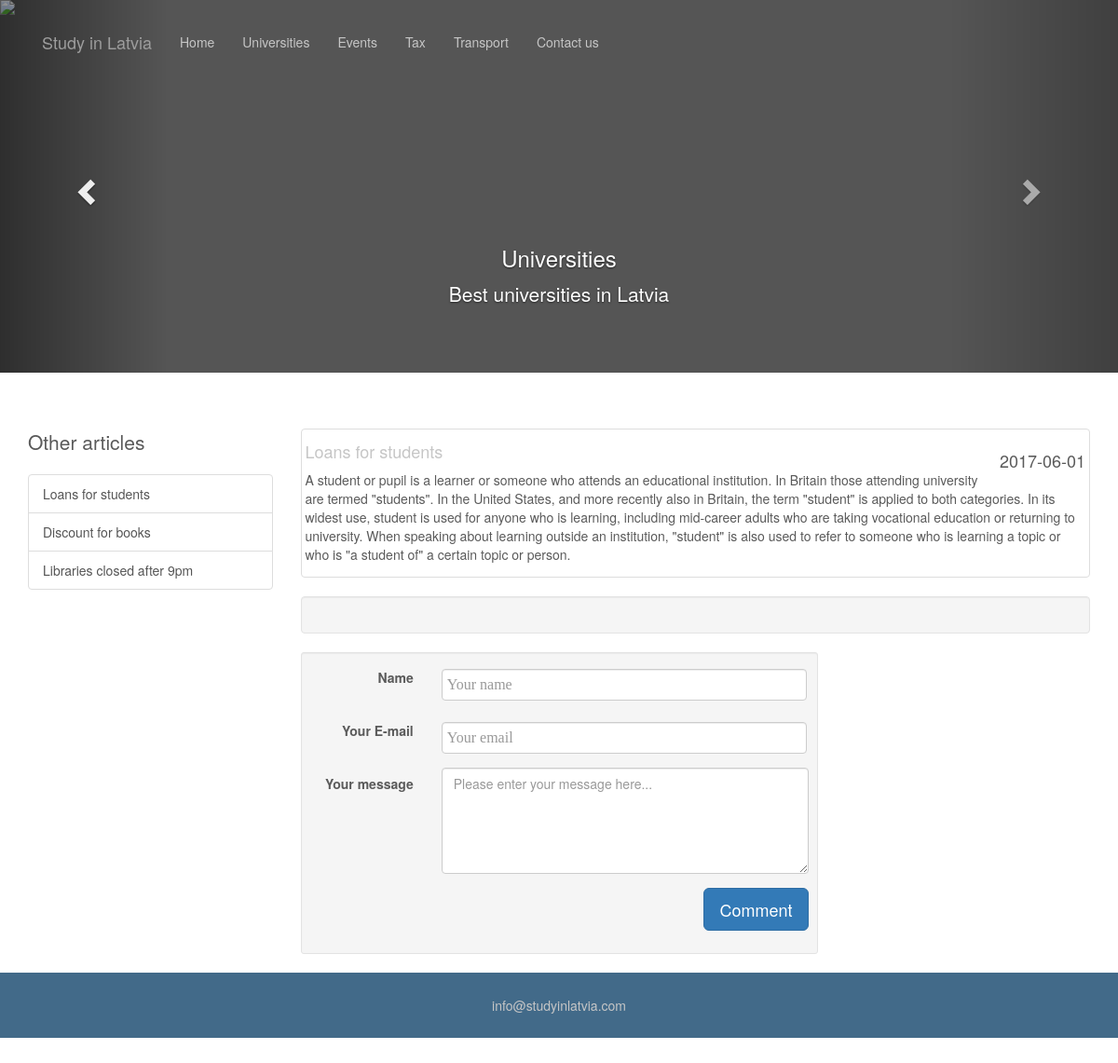
/www/code/newsdetail.php?id=1, run on the app's committed database.
### tables this page shows
CREATE TABLE IF NOT EXISTS `news` (
  `news_id` int(11) NOT NULL,
  `news_title` varchar(80) NOT NULL,
  `news_picture` varchar(100) NOT NULL,
  `news_author` varchar(80) NOT NULL,
  `news_date` date NOT NULL,
  `news_article` longtext NOT NULL,
  `cm_id` int(11) NOT NULL
);

### www/code/news.php (the view, shortened to what this page needs)
<?php
function showDetailedNews(){
                 $news_id = $_GET['id'];
                  try {
                    $db = new PDO("mysql:host=db;dbname=sildb","root","root");
                    $db->setAttribute(PDO::ATTR_ERRMODE,PDO::ERRMODE_EXCEPTION);
                    $db->exec("SET NAMES 'utf8'");
                  } catch (Exception $e) {
                    echo "Could not connect to the database.";
                    exit;
                    }
                  try {
                 $results = $db->query("SELECT * FROM news WHERE news_id =".$news_id."");
                } catch (Exception $e) {
                echo "Error.";
                exit;
                }
 $results = $results->fetchAll(PDO::FETCH_ASSOC);
 foreach( $results as $result )
              {
                echo '
                  <div class="thumbnail">
                    <img class="img-responsive" src="'.$result["news_picture"].'" alt="">
                    <div class="caption-full">
                        <h4 class="pull-right">'.$result['news_date'].'</h4>
                        <h4><a href="#">'.$result['news_title'].'</a>
                        </h4>
                        <p>'.$result['news_article'].'</p>
                    </div>
                </div>
                ';
              }
}
function listNews (){
                  try {
                    $db = new PDO("mysql:host=db;dbname=sildb","root","root");
                    $db->setAttribute(PDO::ATTR_ERRMODE,PDO::ERRMODE_EXCEPTION);
                    $db->exec("SET NAMES 'utf8'");
                  } catch (Exception $e) {
                    echo "Could not connect to the database.";
                    exit;
                    }
                  try {
                 $results = $db->query("SELECT * FROM news");
                } catch (Exception $e) {
                echo "Error.";
                exit;
                }
 $results = $results->fetchAll(PDO::FETCH_ASSOC);
 foreach( $results as $result )
 {
   echo '
       <a href="newsdetail.php?id='.$result["news_id"].'" class="list-group-item">'.$result['news_title'].'</a>
   ';
 }
}
?>

### www/css/detail.css (style rules this page uses)
body { padding-bottom: 40px; color: #5a5a5a; }
a { color: #C6C6C6; text-decoration: none; }

### data on the page
news: news_title "Loans for students", news_date "2017-06-01", news_article "A student or pupil is a learner or someone who attends an educational institution. In Britain those attending university are termed \"students\". In the United States, and more recently also in Britain, the term \"student\" is applied to both categories. In its widest use, student is used for anyone who is learning, including mid-career adults who are taking vocational education or returning to university. When speaking about learning outside an institution, \"student\" is also used to refer to someone who is learning a topic or who is \"a student of\" a certain topic or person."
news: news_title "Discount for books"
news: news_title "Libraries closed after 9pm"
